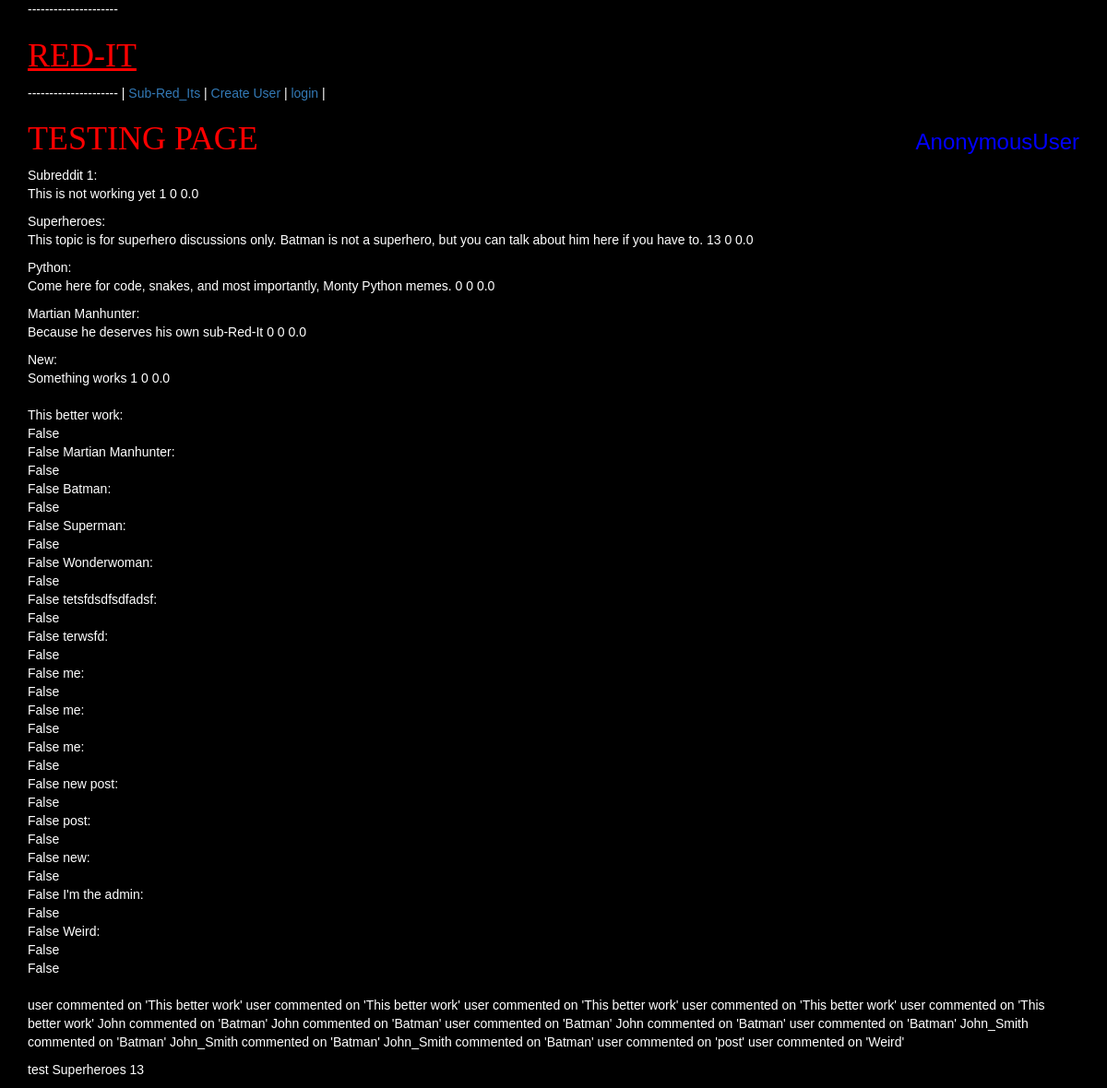
The app's page /testing/, older data.
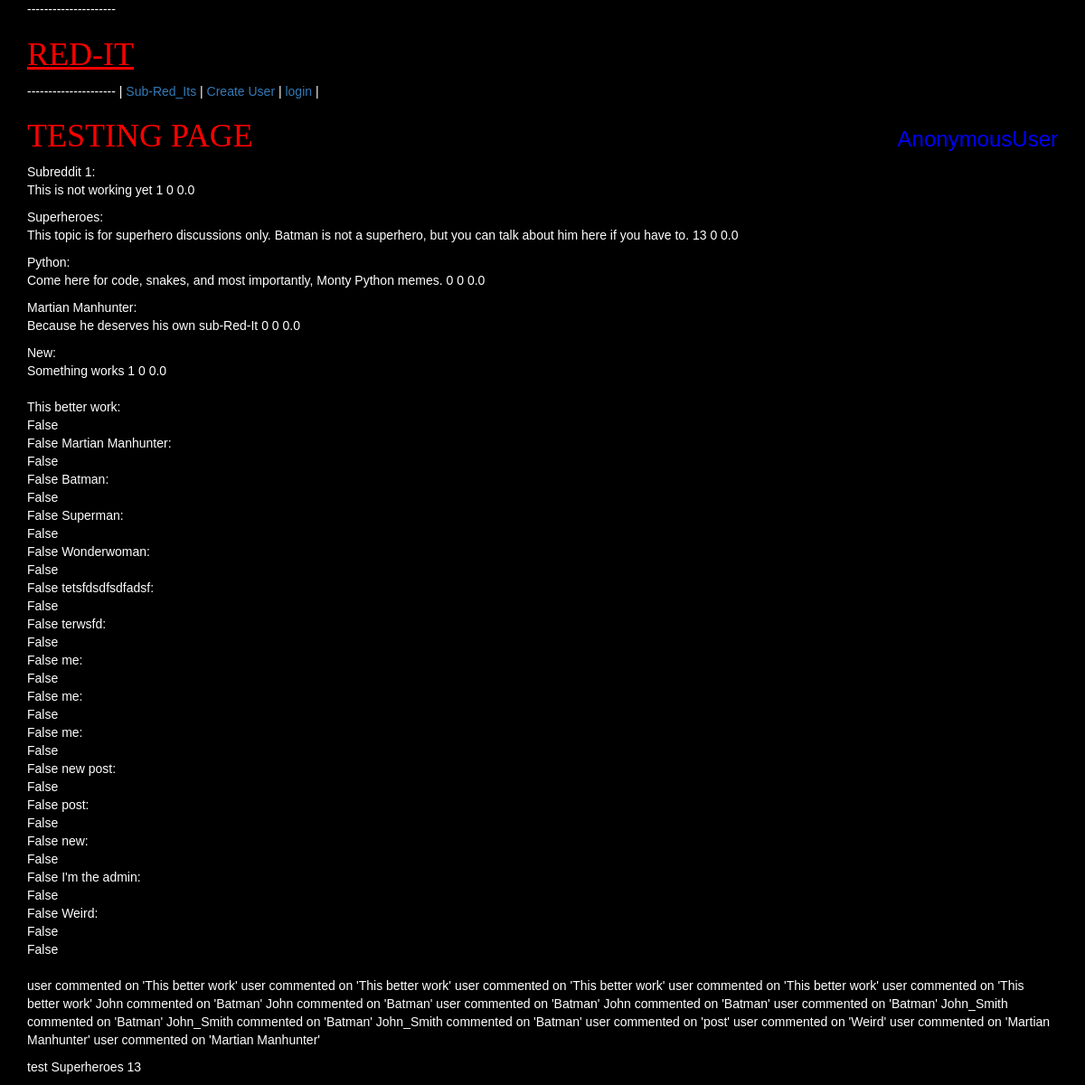
The same page, newer data.
### app/models.py (models this page shows)
class Subreddit(models.Model):
    name = models.CharField(max_length=20)
    description = models.CharField(max_length=255)
    creation_date_time = models.DateTimeField(auto_now_add=True)
    def __str__(self):
        return self.name
    @property
    def current_count(self):
        return Post.objects.filter(post_to_subreddit=self).count()
    def today_count(self):
        hrs24 = datetime.now() - timedelta(days=1)
        return Post.objects.filter(post_to_subreddit=self).filter(creation_time__gte=hrs24).count()
    def daily_average(self):
        hrs24 = datetime.now() - timedelta(days=30)
        return Post.objects.filter(post_to_subreddit=self).filter(creation_time__gte=hrs24).count()/7

class Post(models.Model):
    title = models.CharField(max_length=20)
    description = models.CharField(max_length=255)
    url = models.URLField(max_length=200, null=True, blank=True)
    creation_time = models.DateTimeField(auto_now_add=True)
    modification_time = models.DateTimeField(auto_now=True)
    post_to_subreddit = models.ForeignKey(Subreddit)
    post_to_user = models.ForeignKey(User)
    def __str__(self):
        return self.title
    def is_recent(self):
        hrs24 = datetime.now() - timedelta(days=1)
        if Post.objects.filter(creation_time__gte=hrs24):
            return True
        else:
            return False
    def is_hot(self):
        hrs78 = datetime.now() - timedelta(days=3)
        if Comment.objects.filter(comment_to_post=self).filter(created_time__gt=hrs78).count() > 3:
            return True
        else:
            return False
        class Meta:
            ordering = ('-creation_time')

class Comment(models.Model):
    comment_text = models.CharField(max_length=255)
    comment_to_user = models.ForeignKey(User)
    comment_to_post = models.ForeignKey(Post)
    created_time = models.DateTimeField(auto_now_add=True)
    modified_time = models.DateTimeField(auto_now=True)
    def __str__(self):
        return "{} commented on '{}'".format(self.comment_to_user.username, self.comment_to_post.title)

### app/views.py (the view)
# urls.py: url(r'^testing/', testing_view, name="testing_view"),
def testing_view(request):
    context = {
        "subreddits": Subreddit.objects.all(),
        "junkvar": Subreddit.objects.get(id=2),
        "posts": Post.objects.all(),
        "comments": Comment.objects.all()
    }
    return render(request, 'testing.html', context)

### templates/testing.html (shortened to what this page needs)
{% extends "base.html" %}
{% block content %}
    <h1 style="color:red; font-family:impact">TESTING PAGE</h1>
      {% for subred in subreddits %}
      <p>
      {{ subred }}:<br>
      {{ subred.description }}
      {{ subred.current_count }}
      {{ subred.today_count }}
      {{ subred.daily_average }}
      {% endfor %}
      <br>
      <br>
      {% for post in posts %}
      {{ post }}:<br>
      {{ post.is_recent }}
      <br>
      {{ post.is_hot }}
      {% endfor %}
<br><br>
    {% for comment in comments %}
    {{ comment }}
    {% endfor %}
    </p>
    <p>
        test
        {{ junkvar.name }}
        {{ junkvar.current_count }}
    </p>
    {% endblock %}

Row changes from the older to the newer data that the page shows:
added Comment: comment_to_user+comment_to_post "user commented on 'Martian Manhunter'"
added Comment: comment_to_user+comment_to_post "user commented on 'Martian Manhunter'"
